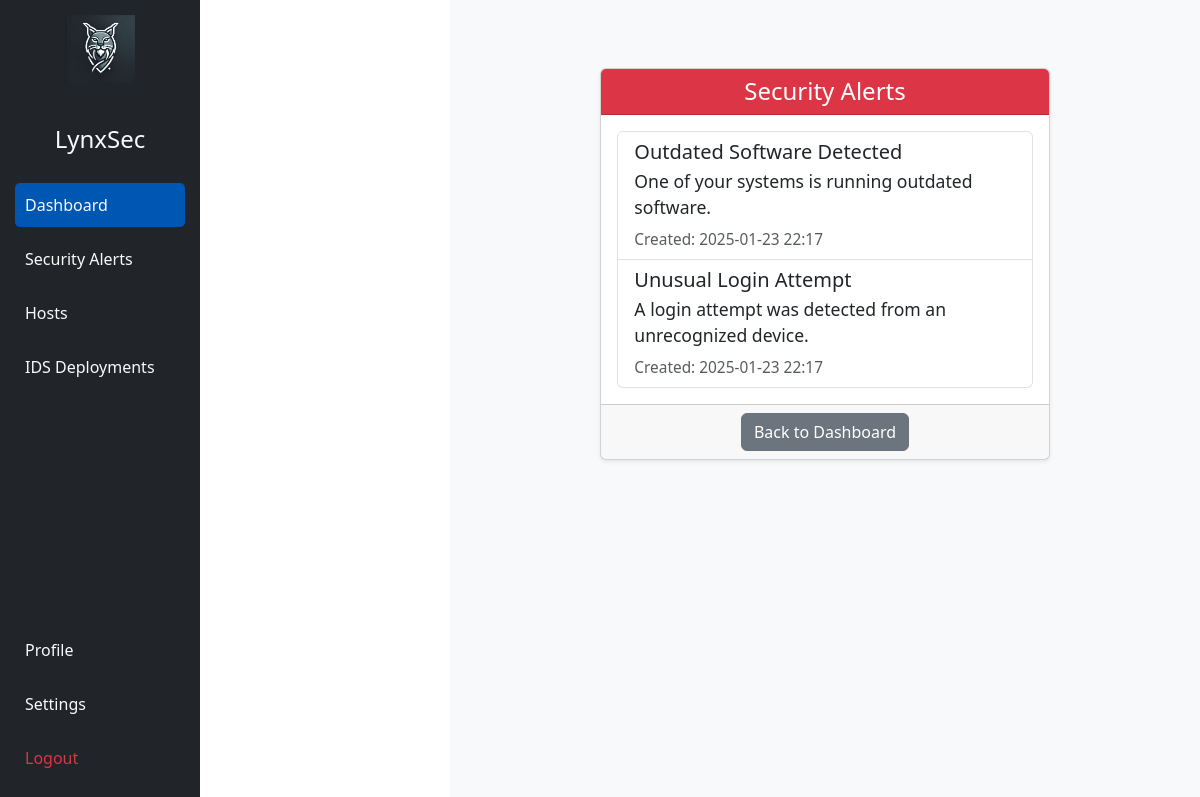
The page /backoffice/alerts/ on the database its author committed.
### backoffice/models.py (models this page shows, shortened)
class SecurityAlert(models.Model):
    title = models.CharField(max_length=255)
    description = models.TextField()
    created_at = models.DateTimeField(auto_now_add=True)

### backoffice/views.py (the view)
# urls.py: path('alerts/', views.alerts_view, name='alerts'),
def alerts_view(request):
    alerts = SecurityAlert.objects.all().order_by('-created_at')
    return render(request, 'backoffice/alerts.html', {'alerts': alerts})

### backoffice/templates/backoffice/alerts.html (shortened to what this page needs)
{% extends 'base.html' %}
{% block content %}
<div class="container mt-5">
    <div class="row justify-content-center">
        <div class="col-lg-8">
            <div class="card shadow-sm">
                <div class="card-header bg-danger text-white">
                    <h4 class="text-center mb-0">Security Alerts</h4>
                </div>
                <div class="card-body">
                    {% if alerts %}
                        <ul class="list-group">
                            {% for alert in alerts %}
                                <li class="list-group-item">
                                    <h5 class="mb-1">{{ alert.title }}</h5>
                                    <p class="mb-1">{{ alert.description }}</p>
                                    <small class="text-muted">Created: {{ alert.created_at|date:"Y-m-d H:i" }}</small>
                                </li>
                            {% endfor %}
                        </ul>
                    {% else %}
                        <p class="text-center text-muted">No security alerts available.</p>
                    {% endif %}
                </div>
                <div class="card-footer text-center">
                    <a href="{% url 'dashboard' %}" class="btn btn-secondary">Back to Dashboard</a>
                </div>
            </div>
        </div>
    </div>
</div>
{% endblock %}

### static/style.css (style rules this page uses)
body { font-family: 'Roboto', sans-serif; background-color: #f8f9fa; color: #343a40; }
.card { border-radius: 10px; box-shadow: 0 4px 6px rgba(0, 0, 0, 0.1); }
.card-header { border-radius: 10px 10px 0 0; }
.card-body { padding: 20px; }
.list-group-item { font-size: 1.1em; }

### backoffice/templates/base.html (style rules this page uses)
body { margin: 0; display: flex; }

### rows shown on the page
SecurityAlert: title "Outdated Software Detected", description "One of your systems is running outdated software.", created_at "2025-01-23 22:17"
SecurityAlert: title "Unusual Login Attempt", description "A login attempt was detected from an unrecognized device.", created_at "2025-01-23 22:17"
